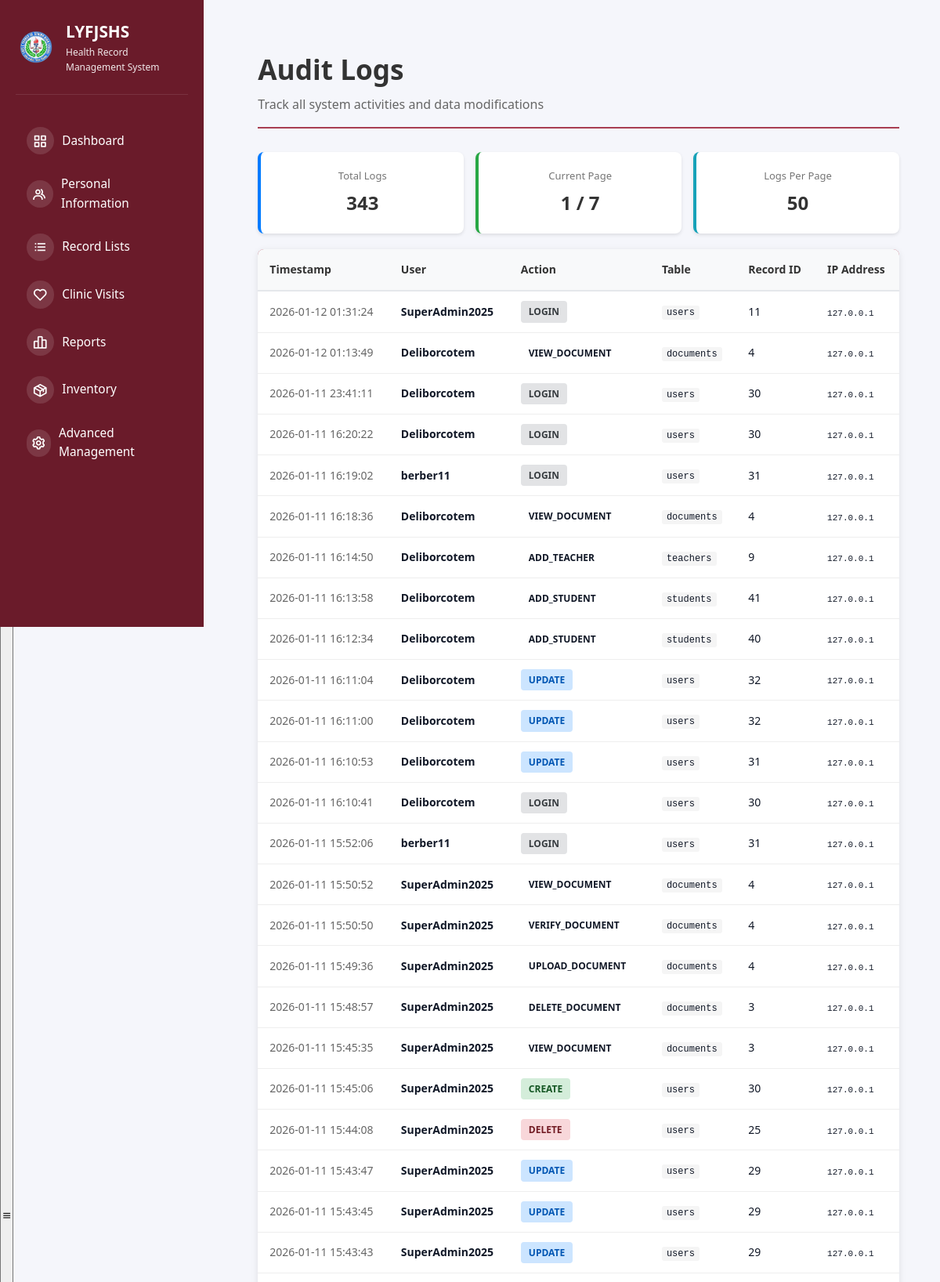
/audit-logs (signed in, upper part), run on the app's committed database.
### tables this page shows
CREATE TABLE audit_log (
            id INTEGER PRIMARY KEY AUTOINCREMENT,
            user_id INTEGER,
            username TEXT,
            action TEXT,
            table_name TEXT,
            record_id INTEGER,
            old_values TEXT,
            new_values TEXT,
            ip_address TEXT,
            timestamp TIMESTAMP DEFAULT CURRENT_TIMESTAMP
        );

### src/app.py (the view)
@app.route("/audit-logs")
@require_role('super_admin', 'health_officer')
def audit_logs():
    page = request.args.get('page', 1, type=int)
    per_page = 50
    db = get_db_connection()
    if not db:
        flash("Database error.", "danger")
        return redirect(url_for("dashboard"))
    try:
        cursor = db.cursor()
        cursor.execute("SELECT COUNT(*) as count FROM audit_log")
        total = cursor.fetchone()['count']
        offset = (page - 1) * per_page
        cursor.execute("""
            SELECT * FROM audit_log
            ORDER BY timestamp DESC
            LIMIT ? OFFSET ?
        """, (per_page, offset))
        logs = cursor.fetchall()
        db.close()
        total_pages = (total + per_page - 1) // per_page
        return render_template("admin/audit_logs.html",
                             logs=logs,
                             page=page,
                             total_pages=total_pages,
                             total=total)
    except sqlite3.Error as e:
        flash(f"Database error: {str(e)}", "danger")
        return redirect(url_for("advanced_management"))

### src/app.py (called while the page is built)
@app.before_request
def check_user_status():
    if session.get("logged_in"):
        if request.endpoint in ['login', 'logout', 'register', 'pending_approval', 'static']:
            return
        if session.get("role") == "pending":
            return redirect(url_for("pending_approval"))
        db = get_db_connection()
        if db:
            try:
                cursor = db.cursor()
                cursor.execute("SELECT is_active FROM users WHERE id = ?", (session.get("user_id"),))
                user = cursor.fetchone()
                db.close()
                if not user or not safe_row_get(user, 'is_active', 1):
                    session.clear()
                    flash("Your account has been disabled. Please contact the administrator.", "danger")
                    return redirect(url_for("login"))
            except sqlite3.Error:
                db.close()

@app.context_processor
def inject_user():
    user = None
    if session.get("logged_in"):
        db = get_db_connection()
        if db:
            try:
                cursor = db.cursor()
                cursor.execute("SELECT * FROM users WHERE id = ?", (session.get("user_id"),))
                user = cursor.fetchone()
                db.close()
            except sqlite3.Error:
                pass
    return {'current_user': user, 'max': max, 'min': min, 'range': range, 'csrf_token': generate_csrf}

def get_db_connection():
    try:
        conn = sqlite3.connect(DATABASE)
        conn.row_factory = sqlite3.Row  # This enables column access by name
        return conn
    except sqlite3.Error as e:
        logger.error(f"Database connection error: {e}")
        return None

def safe_row_get(row, key, default=None):
    if row is None:
        return default
    try:
        return row[key]
    except (IndexError, KeyError):
        return default

### templates/admin/audit_logs.html (shortened to what this page needs)
{% extends "shared/base.html" %}  {% block content %}
<div class="audit-container">
  <div class="audit-header">
    <h1> Audit Logs</h1>
    <p>Track all system activities and data modifications</p>
  </div>
  <div class="log-stats">
    <div class="stat-box">
      <div class="stat-label">Total Logs</div>
      <div class="stat-value">{{ total }}</div>
    </div>
    <div class="stat-box" style="border-left-color: #28a745">
      <div class="stat-label">Current Page</div>
      <div class="stat-value">{{ page }} / {{ total_pages }}</div>
    </div>
    <div class="stat-box" style="border-left-color: #17a2b8">
      <div class="stat-label">Logs Per Page</div>
      <div class="stat-value">50</div>
    </div>
  </div>
  <div class="logs-table">
    <table>
      <thead>
        <tr>
          <th>Timestamp</th>
          <th>User</th>
          <th>Action</th>
          <th>Table</th>
          <th>Record ID</th>
          <th>IP Address</th>
        </tr>
      </thead>
      <tbody>
        {% if logs %} {% for log in logs %}
        <tr>
          <td class="timestamp">{{ log['timestamp'] }}</td>
          <td><strong>{{ log['username'] }}</strong></td>
          <td>
            <span class="action-badge action-{{ log['action'] }}"
              >{{ log['action'] }}</span
            >
          </td>
          <td>
            <code
              style="
                font-size: 12px;
                background: #f5f5f5;
                padding: 2px 6px;
                border-radius: 3px;
              "
              >{{ log['table_name'] }}</code
            >
          </td>
          <td>{{ log['record_id'] or '-' }}</td>
          <td>
            <code style="font-size: 11px"
              >{{ log['ip_address'] or 'N/A' }}</code
            >
          </td>
        </tr>
        {% endfor %} {% endif %}
      </tbody>
    </table>
  </div>
</div>
{% endblock %}

### static/css/dashboard.css (style rules this page uses)
* { margin: 0; padding: 0; box-sizing: border-box; }
:root { --primary-color: #2bb0a1; --secondary-color: #8b2340; --danger-color: #dc2626; --success-color: #16a34a; --warning-color: #ea580c; --light-bg: #f8fafc; --white: #ffffff; --text-dark: #1f2937; --text-light: #6b7280; --border-color: #e5e7eb; --shadow: 0 1px 3px rgba(0, 0, 0, 0.1); --shadow-lg: 0 10px 15px -3px rgba(0, 0, 0, 0.1); }
body { font-family: -apple-system, BlinkMacSystemFont, "Segoe UI", Roboto, Oxygen, Ubuntu, Cantarell, sans-serif; background-color: var(--light-bg); color: var(--text-dark); line-height: 1.6; }
html, body { height: 100%; font-family: system-ui, -apple-system, BlinkMacSystemFont, "Segoe UI", Roboto, sans-serif; }
body { background: #f5f6fb; color: #111827; }
.main-content h1 { font-size: 2.2rem; margin-bottom: 1.75rem; color: #111827; font-weight: 700; }
table { width: 100%; border-collapse: collapse; font-size: 14px; }
table thead { background-color: #a83e51; border-bottom: 2px solid var(--border-color); }
table th { padding: 15px; text-align: left; font-weight: 600; color: white; }
table td { padding: 15px; border-bottom: 1px solid var(--border-color); }
.stat-box { background: linear-gradient(135deg, #667eea 0%, #764ba2 100%); color: white; padding: 20px; border-radius: 8px; text-align: center; box-shadow: 0 4px 6px rgba(0, 0, 0, 0.1); }
.stat-label { font-size: 14px; opacity: 0.9; }

### templates/admin/audit_logs.html (style rules this page uses)
.audit-container { max-width: 1200px; margin: 0 auto; padding: 20px; }
.audit-header { margin-bottom: 30px; border-bottom: 2px solid #a83e51; padding-bottom: 15px; }
.audit-header h1 { margin: 0; color: #333; }
.audit-header p { color: #666; margin-top: 5px; }
.logs-table { background: white; border-radius: 8px; overflow: hidden; box-shadow: 0 2px 8px rgba(0, 0, 0, 0.1); }
.logs-table table { width: 100%; border-collapse: collapse; }
.logs-table th { background: #f8f9fa; padding: 15px; text-align: left; font-weight: 600; border-bottom: 1px solid #ddd; color: #333; }
.logs-table td { padding: 12px 15px; border-bottom: 1px solid #eee; font-size: 14px; }
.action-badge { display: inline-block; padding: 4px 10px; border-radius: 4px; font-size: 12px; font-weight: 600; }
.action-CREATE { background: #d4edda; color: #155724; }
.action-UPDATE { background: #cce5ff; color: #0056b3; }
.action-DELETE { background: #f8d7da; color: #721c24; }
.action-LOGIN { background: #e2e3e5; color: #383d41; }
.timestamp { color: #666; font-size: 13px; }
.log-stats { display: grid; grid-template-columns: repeat(auto-fit, minmax(200px, 1fr)); gap: 15px; margin-bottom: 20px; }
.stat-box { background: white; padding: 20px; border-radius: 8px; box-shadow: 0 2px 4px rgba(0, 0, 0, 0.1); border-left: 4px solid #007bff; }
.stat-label { color: #666; font-size: 13px; }
.stat-value { font-size: 24px; font-weight: bold; color: #333; margin-top: 5px; }

### data on the page
audit_log: timestamp "2026-01-12 01:31:24", username "SuperAdmin2025", action "LOGIN", table_name "users", record "11", ip_address "127.0.0.1"
audit_log: timestamp "2026-01-12 01:13:49", username "Deliborcotem", action "VIEW_DOCUMENT", table_name "documents", record "4", ip_address "127.0.0.1"
audit_log: timestamp "2026-01-11 23:41:11", username "Deliborcotem", action "LOGIN", table_name "users", record "30", ip_address "127.0.0.1"
audit_log: timestamp "2026-01-11 16:20:22", username "Deliborcotem", action "LOGIN", table_name "users", record "30", ip_address "127.0.0.1"
audit_log: timestamp "2026-01-11 16:19:02", username "berber11", action "LOGIN", table_name "users", record "31", ip_address "127.0.0.1"
audit_log: timestamp "2026-01-11 16:18:36", username "Deliborcotem", action "VIEW_DOCUMENT", table_name "documents", record "4", ip_address "127.0.0.1"
audit_log: timestamp "2026-01-11 16:14:50", username "Deliborcotem", action "ADD_TEACHER", table_name "teachers", record "9", ip_address "127.0.0.1"
audit_log: timestamp "2026-01-11 16:13:58", username "Deliborcotem", action "ADD_STUDENT", table_name "students", record "41", ip_address "127.0.0.1"
audit_log: timestamp "2026-01-11 16:12:34", username "Deliborcotem", action "ADD_STUDENT", table_name "students", record "40", ip_address "127.0.0.1"
audit_log: timestamp "2026-01-11 16:11:04", username "Deliborcotem", action "UPDATE", table_name "users", record "32", ip_address "127.0.0.1"
audit_log: timestamp "2026-01-11 16:11:00", username "Deliborcotem", action "UPDATE", table_name "users", record "32", ip_address "127.0.0.1"
audit_log: timestamp "2026-01-11 16:10:53", username "Deliborcotem", action "UPDATE", table_name "users", record "31", ip_address "127.0.0.1"
audit_log: timestamp "2026-01-11 16:10:41", username "Deliborcotem", action "LOGIN", table_name "users", record "30", ip_address "127.0.0.1"
audit_log: timestamp "2026-01-11 15:52:06", username "berber11", action "LOGIN", table_name "users", record "31", ip_address "127.0.0.1"
audit_log: timestamp "2026-01-11 15:50:52", username "SuperAdmin2025", action "VIEW_DOCUMENT", table_name "documents", record "4", ip_address "127.0.0.1"
audit_log: timestamp "2026-01-11 15:50:50", username "SuperAdmin2025", action "VERIFY_DOCUMENT", table_name "documents", record "4", ip_address "127.0.0.1"
audit_log: timestamp "2026-01-11 15:49:36", username "SuperAdmin2025", action "UPLOAD_DOCUMENT", table_name "documents", record "4", ip_address "127.0.0.1"
audit_log: timestamp "2026-01-11 15:48:57", username "SuperAdmin2025", action "DELETE_DOCUMENT", table_name "documents", record "3", ip_address "127.0.0.1"
audit_log: timestamp "2026-01-11 15:45:35", username "SuperAdmin2025", action "VIEW_DOCUMENT", table_name "documents", record "3", ip_address "127.0.0.1"
audit_log: timestamp "2026-01-11 15:45:06", username "SuperAdmin2025", action "CREATE", table_name "users", record "30", ip_address "127.0.0.1"
audit_log: timestamp "2026-01-11 15:44:08", username "SuperAdmin2025", action "DELETE", table_name "users", record "25", ip_address "127.0.0.1"
audit_log: timestamp "2026-01-11 15:43:47", username "SuperAdmin2025", action "UPDATE", table_name "users", record "29", ip_address "127.0.0.1"
audit_log: timestamp "2026-01-11 15:43:45", username "SuperAdmin2025", action "UPDATE", table_name "users", record "29", ip_address "127.0.0.1"
audit_log: timestamp "2026-01-11 15:43:43", username "SuperAdmin2025", action "UPDATE", table_name "users", record "29", ip_address "127.0.0.1"

### other printed values
{{ total }} "343"
{{ page }} "1"
{{ total_pages }} "7"
